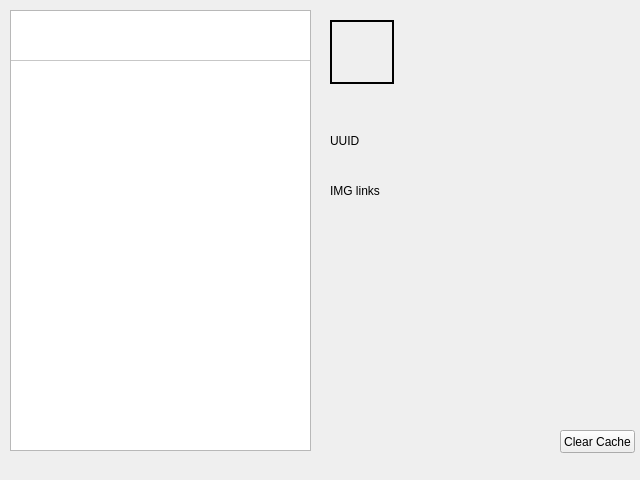
<?xml version="1.0" encoding="UTF-8"?>
<ui version="4.0">
 <class>MainWindow</class>
 <widget class="QMainWindow" name="MainWindow">
  <property name="geometry">
   <rect>
    <x>0</x>
    <y>0</y>
    <width>640</width>
    <height>480</height>
   </rect>
  </property>
  <property name="minimumSize">
   <size>
    <width>640</width>
    <height>480</height>
   </size>
  </property>
  <property name="maximumSize">
   <size>
    <width>640</width>
    <height>480</height>
   </size>
  </property>
  <property name="windowTitle">
   <string>Teamspeak Bages Parser</string>
  </property>
  <widget class="QWidget" name="centralwidget">
   <widget class="QTableWidget" name="tabellaBages">
    <property name="geometry">
     <rect>
      <x>10</x>
      <y>10</y>
      <width>301</width>
      <height>441</height>
     </rect>
    </property>
    <property name="editTriggers">
     <set>QAbstractItemView::NoEditTriggers</set>
    </property>
    <property name="selectionMode">
     <enum>QAbstractItemView::SingleSelection</enum>
    </property>
    <property name="selectionBehavior">
     <enum>QAbstractItemView::SelectRows</enum>
    </property>
    <property name="iconSize">
     <size>
      <width>24</width>
      <height>24</height>
     </size>
    </property>
    <property name="textElideMode">
     <enum>Qt::ElideNone</enum>
    </property>
    <property name="showGrid">
     <bool>true</bool>
    </property>
    <property name="wordWrap">
     <bool>true</bool>
    </property>
    <property name="cornerButtonEnabled">
     <bool>false</bool>
    </property>
    <property name="rowCount">
     <number>1</number>
    </property>
    <property name="columnCount">
     <number>1</number>
    </property>
    <attribute name="horizontalHeaderVisible">
     <bool>false</bool>
    </attribute>
    <attribute name="horizontalHeaderCascadingSectionResizes">
     <bool>false</bool>
    </attribute>
    <attribute name="horizontalHeaderDefaultSectionSize">
     <number>300</number>
    </attribute>
    <attribute name="horizontalHeaderHighlightSections">
     <bool>false</bool>
    </attribute>
    <attribute name="horizontalHeaderMinimumSectionSize">
     <number>300</number>
    </attribute>
    <attribute name="verticalHeaderVisible">
     <bool>false</bool>
    </attribute>
    <attribute name="verticalHeaderCascadingSectionResizes">
     <bool>false</bool>
    </attribute>
    <attribute name="verticalHeaderDefaultSectionSize">
     <number>50</number>
    </attribute>
    <attribute name="verticalHeaderHighlightSections">
     <bool>true</bool>
    </attribute>
    <attribute name="verticalHeaderMinimumSectionSize">
     <number>50</number>
    </attribute>
    <row/>
    <column/>
   </widget>
   <widget class="QLabel" name="iconaBadge">
    <property name="geometry">
     <rect>
      <x>330</x>
      <y>20</y>
      <width>64</width>
      <height>64</height>
     </rect>
    </property>
    <property name="styleSheet">
     <string notr="true">border: 2px solid black;</string>
    </property>
    <property name="text">
     <string/>
    </property>
   </widget>
   <widget class="QLabel" name="nomeBadge">
    <property name="geometry">
     <rect>
      <x>400</x>
      <y>20</y>
      <width>231</width>
      <height>31</height>
     </rect>
    </property>
    <property name="styleSheet">
     <string notr="true"/>
    </property>
    <property name="text">
     <string>&lt;html&gt;&lt;head/&gt;&lt;body&gt;&lt;p&gt;&lt;br/&gt;&lt;/p&gt;&lt;/body&gt;&lt;/html&gt;</string>
    </property>
    <property name="textFormat">
     <enum>Qt::RichText</enum>
    </property>
    <property name="scaledContents">
     <bool>true</bool>
    </property>
    <property name="alignment">
     <set>Qt::AlignLeading|Qt::AlignLeft|Qt::AlignVCenter</set>
    </property>
    <property name="textInteractionFlags">
     <set>Qt::NoTextInteraction</set>
    </property>
   </widget>
   <widget class="QLabel" name="descBadge">
    <property name="geometry">
     <rect>
      <x>400</x>
      <y>50</y>
      <width>231</width>
      <height>31</height>
     </rect>
    </property>
    <property name="text">
     <string/>
    </property>
    <property name="wordWrap">
     <bool>true</bool>
    </property>
   </widget>
   <widget class="QLabel" name="label">
    <property name="geometry">
     <rect>
      <x>330</x>
      <y>130</y>
      <width>301</width>
      <height>21</height>
     </rect>
    </property>
    <property name="text">
     <string>UUID</string>
    </property>
   </widget>
   <widget class="QLabel" name="uuidText">
    <property name="geometry">
     <rect>
      <x>330</x>
      <y>150</y>
      <width>301</width>
      <height>21</height>
     </rect>
    </property>
    <property name="text">
     <string/>
    </property>
   </widget>
   <widget class="QLabel" name="label_2">
    <property name="geometry">
     <rect>
      <x>330</x>
      <y>180</y>
      <width>301</width>
      <height>21</height>
     </rect>
    </property>
    <property name="text">
     <string>IMG links</string>
    </property>
   </widget>
   <widget class="QLabel" name="svgUrl">
    <property name="geometry">
     <rect>
      <x>330</x>
      <y>200</y>
      <width>301</width>
      <height>21</height>
     </rect>
    </property>
    <property name="text">
     <string/>
    </property>
   </widget>
   <widget class="QLabel" name="detailsSvgUrl">
    <property name="geometry">
     <rect>
      <x>330</x>
      <y>220</y>
      <width>301</width>
      <height>21</height>
     </rect>
    </property>
    <property name="text">
     <string/>
    </property>
   </widget>
   <widget class="QLabel" name="detailsPngUrl">
    <property name="geometry">
     <rect>
      <x>330</x>
      <y>240</y>
      <width>301</width>
      <height>21</height>
     </rect>
    </property>
    <property name="text">
     <string/>
    </property>
   </widget>
   <widget class="QLabel" name="pngUrl">
    <property name="geometry">
     <rect>
      <x>330</x>
      <y>260</y>
      <width>301</width>
      <height>21</height>
     </rect>
    </property>
    <property name="text">
     <string/>
    </property>
   </widget>
   <widget class="QPushButton" name="clearCacheBtn">
    <property name="geometry">
     <rect>
      <x>560</x>
      <y>430</y>
      <width>75</width>
      <height>23</height>
     </rect>
    </property>
    <property name="text">
     <string>Clear Cache</string>
    </property>
   </widget>
  </widget>
  <widget class="QStatusBar" name="statusBar">
   <property name="toolTip">
    <string/>
   </property>
   <property name="statusTip">
    <string/>
   </property>
   <property name="whatsThis">
    <string/>
   </property>
   <property name="sizeGripEnabled">
    <bool>false</bool>
   </property>
  </widget>
 </widget>
 <resources/>
 <connections/>
</ui>
